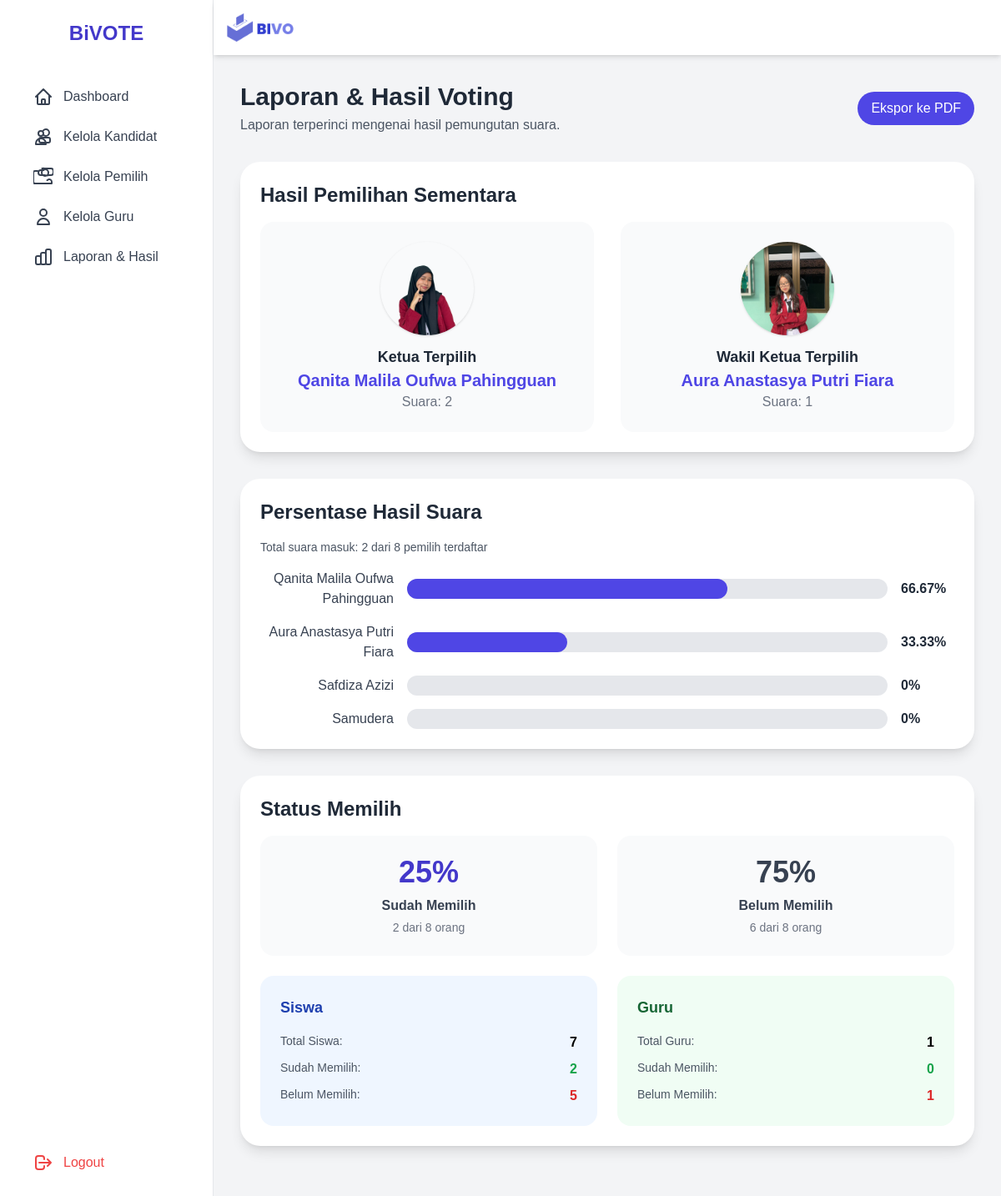
/admin/reports.php (signed in), run on the app's committed database.
### tables this page shows
CREATE TABLE `kandidat` (
  `id` int(11) NOT NULL AUTO_INCREMENT,
  `nama_lengkap` varchar(255) NOT NULL,
  `nis` varchar(50) NOT NULL,
  `visi` text NOT NULL,
  `misi` text NOT NULL,
  `video_path` varchar(255) DEFAULT NULL,
  `foto_path` varchar(255) NOT NULL,
  `kejar` varchar(255) NOT NULL,
  `usia` int(11) DEFAULT NULL,
  `jumlah_suara` int(11) DEFAULT 0,
  PRIMARY KEY (`id`),
  UNIQUE KEY `nis` (`nis`)
);

### admin/reports.php (the view, shortened to what this page needs)
<?php
require_once '../config/koneksi.php';
$sql_results = "SELECT nama_lengkap, jumlah_suara, foto_path FROM kandidat ORDER BY jumlah_suara DESC";
$result_results = $koneksi->query($sql_results);
$all_results = [];
if ($result_results->num_rows > 0) {
    while ($row = $result_results->fetch_assoc()) {
        $all_results[] = $row;
    }
}
$sql_total_votes_siswa = "SELECT COUNT(id) AS total FROM pemilih WHERE status_memilih = 1";
$result_total_votes_siswa = $koneksi->query($sql_total_votes_siswa);
$row_total_votes_siswa = $result_total_votes_siswa->fetch_assoc();
$total_votes_siswa = $row_total_votes_siswa['total'];
$sql_total_votes_guru = "SELECT COUNT(id) AS total FROM guru WHERE status_memilih = 1";
$result_total_votes_guru = $koneksi->query($sql_total_votes_guru);
$row_total_votes_guru = $result_total_votes_guru->fetch_assoc();
$total_votes_guru = $row_total_votes_guru['total'];
$total_votes = $total_votes_siswa + $total_votes_guru;
$sql_total_voters_siswa = "SELECT COUNT(id) AS total FROM pemilih";
$result_total_voters_siswa = $koneksi->query($sql_total_voters_siswa);
$row_total_voters_siswa = $result_total_voters_siswa->fetch_assoc();
$total_voters_siswa = $row_total_voters_siswa['total'];
$sql_total_voters_guru = "SELECT COUNT(id) AS total FROM guru";
$result_total_voters_guru = $koneksi->query($sql_total_voters_guru);
$row_total_voters_guru = $result_total_voters_guru->fetch_assoc();
$total_voters_guru = $row_total_voters_guru['total'];
$total_voters = $total_voters_siswa + $total_voters_guru;
$ketos_terpilih = $all_results[0] ?? null;
$waketos_terpilih = $all_results[1] ?? null;
?>
<!DOCTYPE html>
<html lang="en">
<head>
    <script src="https://cdn.tailwindcss.com"></script>
    <link rel="stylesheet" href="../assets/css/custom.css">
</head>
<body class="bg-gray-100 min-h-screen flex">
    <?php include '../includes/sidebar_admin.php'; ?>
    <div class="flex-1 flex flex-col min-h-screen">
        <?php include '../includes/header_admin.php'; ?>
        <main class="flex-1 p-8">
            <div class="mb-8 flex justify-between items-center">
                <div>
                    <h1 class="text-3xl font-bold text-gray-800">Laporan & Hasil Voting</h1>
                    <p class="text-gray-600 mt-1">Laporan terperinci mengenai hasil pemungutan suara.</p>
                </div>
                <a href="export_pdf.php" target="_blank" class="bg-indigo-600 text-white font-medium py-2 px-4 rounded-full hover:bg-indigo-700 transition-colors">
                    Ekspor ke PDF
                </a>
            </div>
            <div class="bg-white p-6 rounded-3xl shadow-lg mb-8">
                <h2 class="text-2xl font-bold text-gray-800 mb-4">Hasil Pemilihan Sementara</h2>
                <div class="grid grid-cols-1 md:grid-cols-2 gap-8">
                    <?php if ($ketos_terpilih): ?>
                        <div class="flex flex-col items-center p-6 bg-gray-50 rounded-2xl">
                            <img src="<?php echo htmlspecialchars($ketos_terpilih['foto_path']); ?>" alt="Foto Ketua Terpilih" class="w-28 h-28 object-cover rounded-full mb-3 shadow">
                            <h3 class="text-lg font-semibold text-gray-800">Ketua Terpilih</h3>
                            <p class="text-xl font-bold text-indigo-600"><?php echo htmlspecialchars($ketos_terpilih['nama_lengkap']); ?></p>
                            <p class="text-gray-500">Suara: <?php echo htmlspecialchars($ketos_terpilih['jumlah_suara']); ?></p>
                        </div>
                    <?php endif; ?>
                    <?php if ($waketos_terpilih): ?>
                        <div class="flex flex-col items-center p-6 bg-gray-50 rounded-2xl">
                            <img src="<?php echo htmlspecialchars($waketos_terpilih['foto_path']); ?>" alt="Foto Wakil Ketua Terpilih" class="w-28 h-28 object-cover rounded-full mb-3 shadow">
                            <h3 class="text-lg font-semibold text-gray-800">Wakil Ketua Terpilih</h3>
                            <p class="text-xl font-bold text-indigo-600"><?php echo htmlspecialchars($waketos_terpilih['nama_lengkap']); ?></p>
                            <p class="text-gray-500">Suara: <?php echo htmlspecialchars($waketos_terpilih['jumlah_suara']); ?></p>
                        </div>
                    <?php endif; ?>
                </div>
            </div>
            <div class="bg-white p-6 rounded-3xl shadow-lg mb-8">
    <h2 class="text-2xl font-bold text-gray-800 mb-4">Persentase Hasil Suara</h2>
    <p class="text-sm text-gray-600 mb-4">Total suara masuk: <?php echo $total_votes; ?> dari <?php echo $total_voters; ?> pemilih terdaftar</p>
    <div class="space-y-4">
        <?php
        $total_akumulasi_suara = array_sum(array_column($all_results, 'jumlah_suara'));
        foreach ($all_results as $kandidat):
            $percentage = ($total_akumulasi_suara > 0) ? ($kandidat['jumlah_suara'] / $total_akumulasi_suara) * 100 : 0;
        ?>
            <div class="flex items-center space-x-4">
                <div class="w-40 text-right font-medium text-gray-700"><?php echo htmlspecialchars($kandidat['nama_lengkap']); ?></div>
                <div class="flex-1 bg-gray-200 rounded-full h-6">
                    <div class="bg-indigo-600 h-6 rounded-full" style="width: <?php echo round($percentage, 2); ?>%;"></div>
                </div>
                <span class="w-16 font-bold text-gray-800"><?php echo round($percentage, 2); ?>%</span>
            </div>
        <?php endforeach; ?>
    </div>
</div>
            <div class="bg-white p-6 rounded-3xl shadow-lg mb-8">
                <h2 class="text-2xl font-bold text-gray-800 mb-4">Status Memilih</h2>
                <?php
                    $votedCount = (int)$total_votes;
                    $notVotedCount = max((int)$total_voters - $votedCount, 0);
                    $votedPercent = ($total_voters > 0) ? round(($votedCount / $total_voters) * 100, 2) : 0;
                    $notVotedPercent = ($total_voters > 0) ? round(($notVotedCount / $total_voters) * 100, 2) : 0;
                ?>
                <div class="grid grid-cols-1 md:grid-cols-2 gap-6 mb-6">
                    <div class="p-6 bg-gray-50 rounded-2xl text-center">
                        <div class="text-4xl font-extrabold text-indigo-700 mb-2"><?php echo $votedPercent; ?>%</div>
                        <div class="text-gray-700 font-semibold">Sudah Memilih</div>
                        <div class="text-sm text-gray-500 mt-1"><?php echo $votedCount; ?> dari <?php echo $total_voters; ?> orang</div>
                    </div>
                    <div class="p-6 bg-gray-50 rounded-2xl text-center">
                        <div class="text-4xl font-extrabold text-gray-700 mb-2"><?php echo $notVotedPercent; ?>%</div>
                        <div class="text-gray-700 font-semibold">Belum Memilih</div>
                        <div class="text-sm text-gray-500 mt-1"><?php echo $notVotedCount; ?> dari <?php echo $total_voters; ?> orang</div>
                    </div>
                </div>
                <div class="grid grid-cols-1 md:grid-cols-2 gap-6">
                    <div class="p-6 bg-blue-50 rounded-2xl">
                        <h3 class="text-lg font-semibold text-blue-800 mb-4">Siswa</h3>
                        <div class="space-y-2">
                            <div class="flex justify-between">
                                <span class="text-sm text-gray-600">Total Siswa:</span>
                                <span class="font-semibold"><?php echo $total_voters_siswa; ?></span>
                            </div>
                            <div class="flex justify-between">
                                <span class="text-sm text-gray-600">Sudah Memilih:</span>
                                <span class="font-semibold text-green-600"><?php echo $total_votes_siswa; ?></span>
                            </div>
                            <div class="flex justify-between">
                                <span class="text-sm text-gray-600">Belum Memilih:</span>
                                <span class="font-semibold text-red-600"><?php echo $total_voters_siswa - $total_votes_siswa; ?></span>
                            </div>
                        </div>
                    </div>
                    <div class="p-6 bg-green-50 rounded-2xl">
                        <h3 class="text-lg font-semibold text-green-800 mb-4">Guru</h3>
                        <div class="space-y-2">
                            <div class="flex justify-between">
                                <span class="text-sm text-gray-600">Total Guru:</span>
                                <span class="font-semibold"><?php echo $total_voters_guru; ?></span>
                            </div>
                            <div class="flex justify-between">
                                <span class="text-sm text-gray-600">Sudah Memilih:</span>
                                <span class="font-semibold text-green-600"><?php echo $total_votes_guru; ?></span>
                            </div>
                            <div class="flex justify-between">
                                <span class="text-sm text-gray-600">Belum Memilih:</span>
                                <span class="font-semibold text-red-600"><?php echo $total_voters_guru - $total_votes_guru; ?></span>
                            </div>
                        </div>
                    </div>
                </div>
            </div>
        </main>
    </div>
</body>
</html>

### admin/reports.php (style rules this page uses)
body { font-family: 'Poppins', sans-serif; }

### data on the page
kandidat: foto_path (picture), nama_lengkap "Qanita Malila Oufwa Pahingguan", jumlah_suara "2", jumlah_suara "66.67"
kandidat: foto_path (picture), nama_lengkap "Aura Anastasya Putri Fiara", jumlah_suara "1", jumlah_suara "33.33"
kandidat: nama_lengkap "Safdiza Azizi", jumlah_suara "0"
kandidat: nama_lengkap "Samudera", jumlah_suara "0"

### other printed values
$total_votes "2"
$total_voters "8"
$votedPercent "25"
$votedCount "2"
$notVotedPercent "75"
$notVotedCount "6"
$total_voters_siswa "7"
$total_votes_siswa "2"
$total_voters_siswa - $total_votes_siswa "5"
$total_voters_guru "1"
$total_votes_guru "0"
$total_voters_guru - $total_votes_guru "1"
